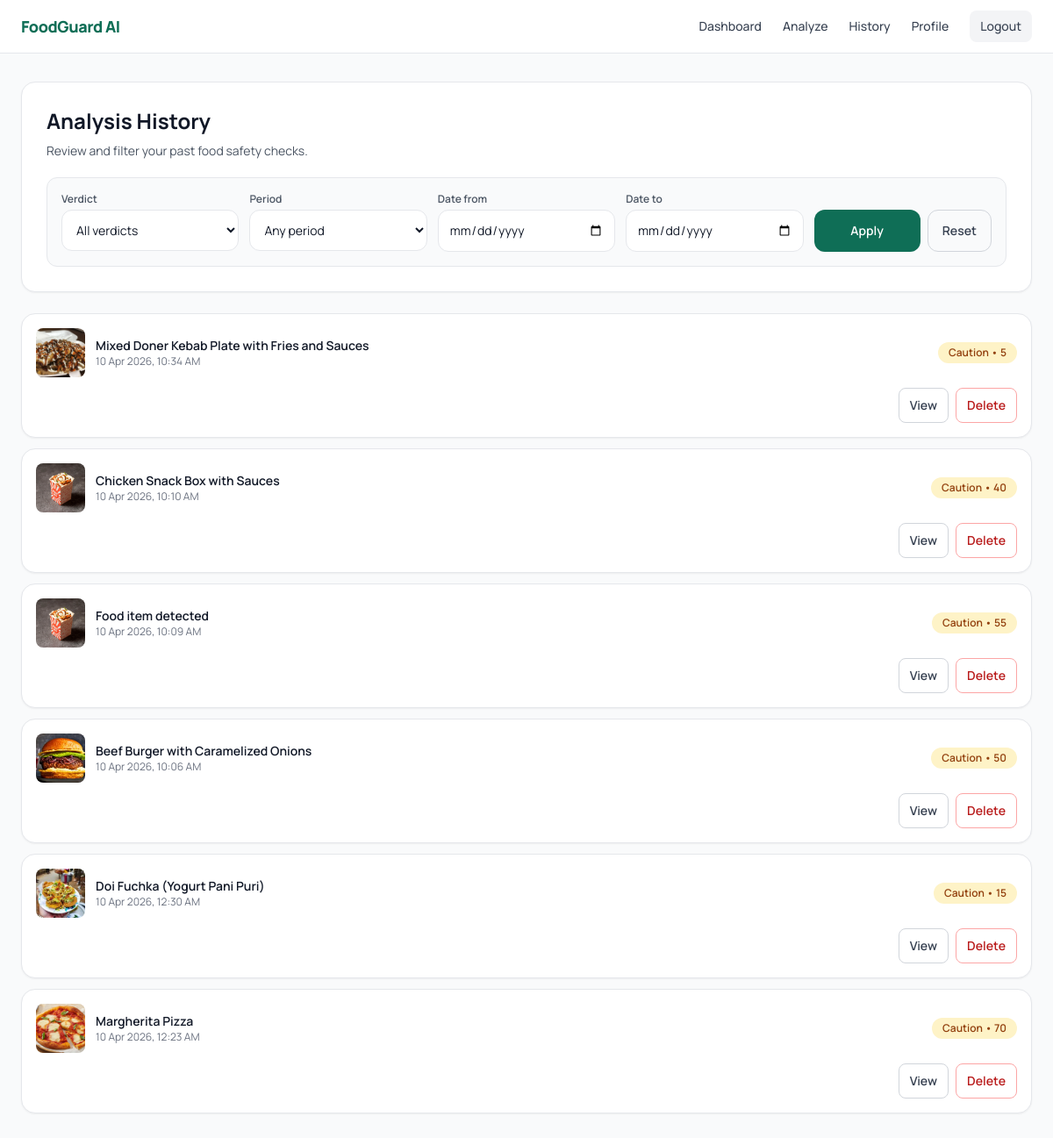
Page /history/ (signed in) on the committed database.
### foodguardapp/models.py (models this page shows, shortened)
class FoodAnalysis(models.Model):
	SAFETY_VERDICT_CHOICES = [
		("Safe", "Safe"),
		("Caution", "Caution"),
		("Avoid", "Avoid"),
	]
	user = models.ForeignKey(
		settings.AUTH_USER_MODEL,
		on_delete=models.CASCADE,
		related_name="food_analyses",
	)
	image = models.ImageField(upload_to="food_images/%Y/%m/%d/")
	user_note = models.TextField(blank=True)
	food_name_detected = models.CharField(max_length=200)
	safety_score = models.IntegerField(
		validators=[MinValueValidator(0), MaxValueValidator(100)],
	)
	safety_verdict = models.CharField(max_length=10, choices=SAFETY_VERDICT_CHOICES)
	analysis_json = models.JSONField(default=dict)
	is_halal_flagged = models.BooleanField(default=False)
	is_allergen_flagged = models.BooleanField(default=False)
	processing_time_ms = models.PositiveIntegerField(default=0)
	created_at = models.DateTimeField(auto_now_add=True)
	class Meta:
		ordering = ["-created_at"]

### foodguardapp/views.py (the view, shortened to what this page needs)
# urls.py: path("history/", HistoryListView.as_view(), name="history_list"),
class HistoryListView(LoginRequiredMixin, ListView):
	template_name = "history/list.html"
	context_object_name = "analyses"
	paginate_by = 10
	def get_queryset(self):
		queryset = FoodAnalysis.objects.filter(user=self.request.user)
		self.filter_form = HistoryFilterForm(self.request.GET or None)
		if not self.filter_form.is_valid():
			return queryset
	def get_context_data(self, **kwargs):
		context = super().get_context_data(**kwargs)
		context["filter_form"] = getattr(self, "filter_form", HistoryFilterForm())
		return context

### foodguardapp/forms.py
class HistoryFilterForm(forms.Form):
    verdict = forms.ChoiceField(
        required=False,
        choices=[("", "All verdicts"), ("Safe", "Safe"), ("Caution", "Caution"), ("Avoid", "Avoid")],
    )
    period = forms.ChoiceField(
        required=False,
        choices=[("", "Any period"), ("week", "This week"), ("month", "This month")],
    )
    date_from = forms.DateField(required=False, widget=forms.DateInput(attrs={"type": "date"}))
    date_to = forms.DateField(required=False, widget=forms.DateInput(attrs={"type": "date"}))
    def __init__(self, *args, **kwargs):
        super().__init__(*args, **kwargs)
        for field in self.fields.values():
            css = field.widget.attrs.get("class", "")
            field.widget.attrs["class"] = f"{css} {BASE_INPUT_CLASS}".strip()

### foodguardapp/context_processors.py (called while the page is built)
def profile_status(request):
    if not request.user.is_authenticated:
        return {
            "profile_completion": 0,
            "profile_incomplete": False,
        }
    profile = getattr(request.user, "profile", None)
    completion = profile.completion_percentage if profile else 0
    return {
        "profile_completion": completion,
        "profile_incomplete": completion < 100,
    }

### foodguardapp/models.py (called while the page is built)
	def _required_fields(self):
		return [
			self.full_name,
			self.age,
			self.gender,
			self.area_in_dhaka,
			self.dietary_restrictions,
			self.fitness_goal,
			self.activity_level,
		]

	@property
	def completion_percentage(self) -> int:
		required = self._required_fields()
		completed = sum(1 for item in required if item not in (None, ""))
		return int(round((completed / len(required)) * 100))

### templates/history/list.html (shortened to what this page needs)
{% extends 'base.html' %}
{% block content %}
<section class="rounded-2xl border border-gray-200 bg-white p-5 shadow-sm lg:p-7">
    <h1 class="text-2xl font-bold text-gray-900">Analysis History</h1>
    <p class="mt-2 text-sm text-gray-600">Review and filter your past food safety checks.</p>
    <form method="get" class="mt-5 grid gap-3 rounded-xl border border-gray-200 bg-gray-50 p-4 sm:grid-cols-2 lg:grid-cols-5">
        <div>
            <label class="mb-1 block text-xs font-semibold text-gray-600">Verdict</label>
            {{ filter_form.verdict }}
        </div>
        <div>
            <label class="mb-1 block text-xs font-semibold text-gray-600">Period</label>
            {{ filter_form.period }}
        </div>
        <div>
            <label class="mb-1 block text-xs font-semibold text-gray-600">Date from</label>
            {{ filter_form.date_from }}
        </div>
        <div>
            <label class="mb-1 block text-xs font-semibold text-gray-600">Date to</label>
            {{ filter_form.date_to }}
        </div>
        <div class="flex items-end gap-2">
            <button type="submit" class="inline-flex min-h-12 flex-1 items-center justify-center rounded-xl bg-brand-teal px-4 text-sm font-semibold text-white hover:bg-teal-800">Apply</button>
            <a href="{% url 'foodguardapp:history_list' %}" class="inline-flex min-h-12 items-center justify-center rounded-xl border border-gray-300 px-4 text-sm font-semibold text-gray-700 hover:bg-gray-100">Reset</a>
        </div>
    </form>
</section>
<section class="mt-6 space-y-3">
    {% for item in analyses %}
        <article class="rounded-2xl border border-gray-200 bg-white p-4 shadow-sm">
            <div class="flex items-center gap-3">
                {% if item.image %}
                    <img src="{{ item.image.url }}" alt="{{ item.food_name_detected }}" class="h-14 w-14 rounded-lg object-cover">
                {% endif %}
                <div class="min-w-0 flex-1">
                    <p class="truncate text-sm font-semibold text-gray-900">{{ item.food_name_detected }}</p>
                    <p class="text-xs text-gray-500">{{ item.created_at|date:'d M Y, h:i A' }}</p>
                </div>
                <span class="rounded-full px-3 py-1 text-xs font-semibold {% if item.safety_verdict == 'Safe' %}bg-green-100 text-green-800{% elif item.safety_verdict == 'Caution' %}bg-amber-100 text-amber-800{% else %}bg-red-100 text-red-800{% endif %}">{{ item.safety_verdict }} • {{ item.safety_score }}</span>
            </div>
            <div class="mt-3 flex items-center justify-end gap-2">
                <a href="{% url 'foodguardapp:history_detail' item.pk %}" class="inline-flex min-h-10 items-center rounded-lg border border-gray-300 px-3 text-sm font-semibold text-gray-700 hover:bg-gray-100">View</a>
                <form method="post" action="{% url 'foodguardapp:history_delete' item.pk %}" onsubmit="return confirm('Delete this analysis?');">
                    <button type="submit" class="inline-flex min-h-10 items-center rounded-lg border border-red-300 px-3 text-sm font-semibold text-red-700 hover:bg-red-50">Delete</button>
                </form>
            </div>
        </article>
    {% empty %}
        <div class="rounded-2xl border border-gray-200 bg-white p-8 text-center text-sm text-gray-600 shadow-sm">No analysis records found.</div>
    {% endfor %}
</section>
{% endblock %}

### templates/base.html (shortened to what this page needs)
{% load static %}
<!DOCTYPE html>
<html lang="en">
<head>
    <script src="https://cdn.tailwindcss.com"></script>
    <link rel="stylesheet" href="{% static 'css/app.css' %}">
</head>
<body class="bg-gray-50 text-gray-900 pb-24 lg:pb-0">
    <header class="sticky top-0 z-40 border-b border-gray-200 bg-white/95 backdrop-blur">
        <div class="mx-auto flex max-w-7xl items-center justify-between px-4 py-3 lg:px-6">
            <a href="{% url 'foodguardapp:landing' %}" class="text-lg font-extrabold tracking-tight text-brand-teal">FoodGuard AI</a>
            <nav class="hidden items-center gap-6 text-sm font-medium lg:flex">
                {% if request.user.is_authenticated %}
                    <a href="{% url 'foodguardapp:dashboard' %}" class="text-gray-700 hover:text-brand-teal">Dashboard</a>
                    <a href="{% url 'foodguardapp:analyzer' %}" class="text-gray-700 hover:text-brand-teal">Analyze</a>
                    <a href="{% url 'foodguardapp:history_list' %}" class="text-gray-700 hover:text-brand-teal">History</a>
                    <a href="{% url 'foodguardapp:profile_edit' %}" class="text-gray-700 hover:text-brand-teal">Profile</a>
                    <form method="post" action="{% url 'foodguardapp:logout' %}">
                        <button type="submit" class="rounded-lg bg-gray-100 px-3 py-2 text-gray-700 hover:bg-gray-200">Logout</button>
                    </form>
                {% else %}
                    <a href="{% url 'foodguardapp:login' %}" class="text-gray-700 hover:text-brand-teal">Login</a>
                    <a href="{% url 'foodguardapp:signup' %}" class="rounded-lg bg-brand-teal px-4 py-2 text-white hover:bg-teal-800">Sign Up Free</a>
                {% endif %}
            </nav>
        </div>
    </header>
    <main class="mx-auto w-full max-w-7xl px-4 py-5 lg:px-6 lg:py-8">
        {% block content %}{% endblock %}
    </main>
</body>
</html>

### static/css/app.css (style rules this page uses)
body { font-family: 'Manrope', 'Hind Siliguri', sans-serif; }

### rows in the picture
FoodAnalysis: image (picture), food_name_detected "Mixed Doner Kebab Plate with Fries and Sauces", created_at "10 Apr 2026, 10:34 AM", safety_verdict "Caution", safety_score "5"
FoodAnalysis: image (picture), food_name_detected "Chicken Snack Box with Sauces", created_at "10 Apr 2026, 10:10 AM", safety_verdict "Caution", safety_score "40"
FoodAnalysis: image (picture), food_name_detected "Food item detected", created_at "10 Apr 2026, 10:09 AM", safety_verdict "Caution", safety_score "55"
FoodAnalysis: image (picture), food_name_detected "Beef Burger with Caramelized Onions", created_at "10 Apr 2026, 10:06 AM", safety_verdict "Caution", safety_score "50"
FoodAnalysis: image (picture), food_name_detected "Doi Fuchka (Yogurt Pani Puri)", created_at "10 Apr 2026, 12:30 AM", safety_verdict "Caution", safety_score "15"
FoodAnalysis: image (picture), food_name_detected "Margherita Pizza", created_at "10 Apr 2026, 12:23 AM", safety_verdict "Caution", safety_score "70"
